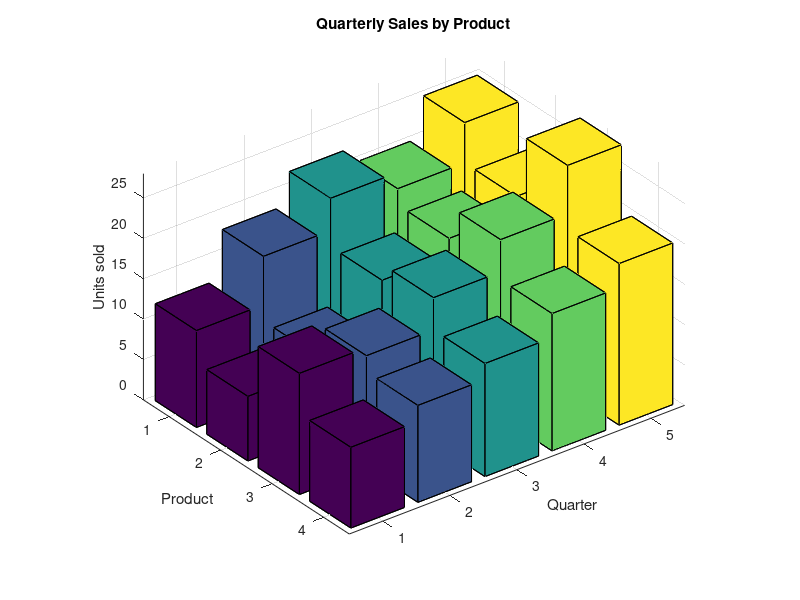

Source code (MATLAB):
% bar3 — 3-D bar chart
% Each cell of the matrix becomes a coloured cuboid centred over
% its (column, row) position. Heights drive the color via the same
% height-mapped palette as surf, so taller bars show up red and
% shorter ones blue.


clear
close all

% Quarterly sales for 4 products over 5 quarters.
sales = [12  18  22  20  25;
          8  10  16  18  20;
         15  14  18  22  28;
         10  12  14  17  20];

figure
bar3(sales)
title('Quarterly Sales by Product')
xlabel('Quarter')
ylabel('Product')
zlabel('Units sold')
grid on
view(-37.5, 30)
